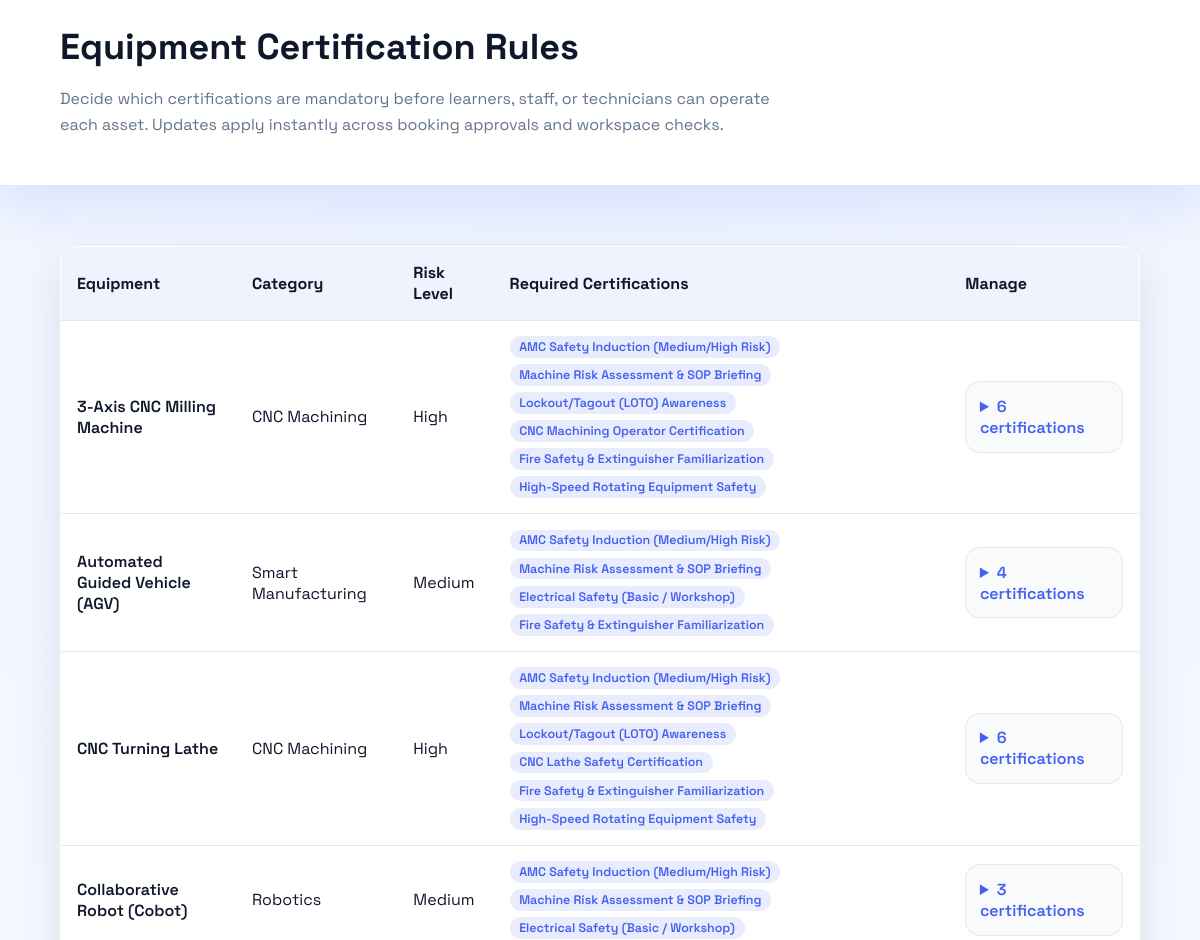
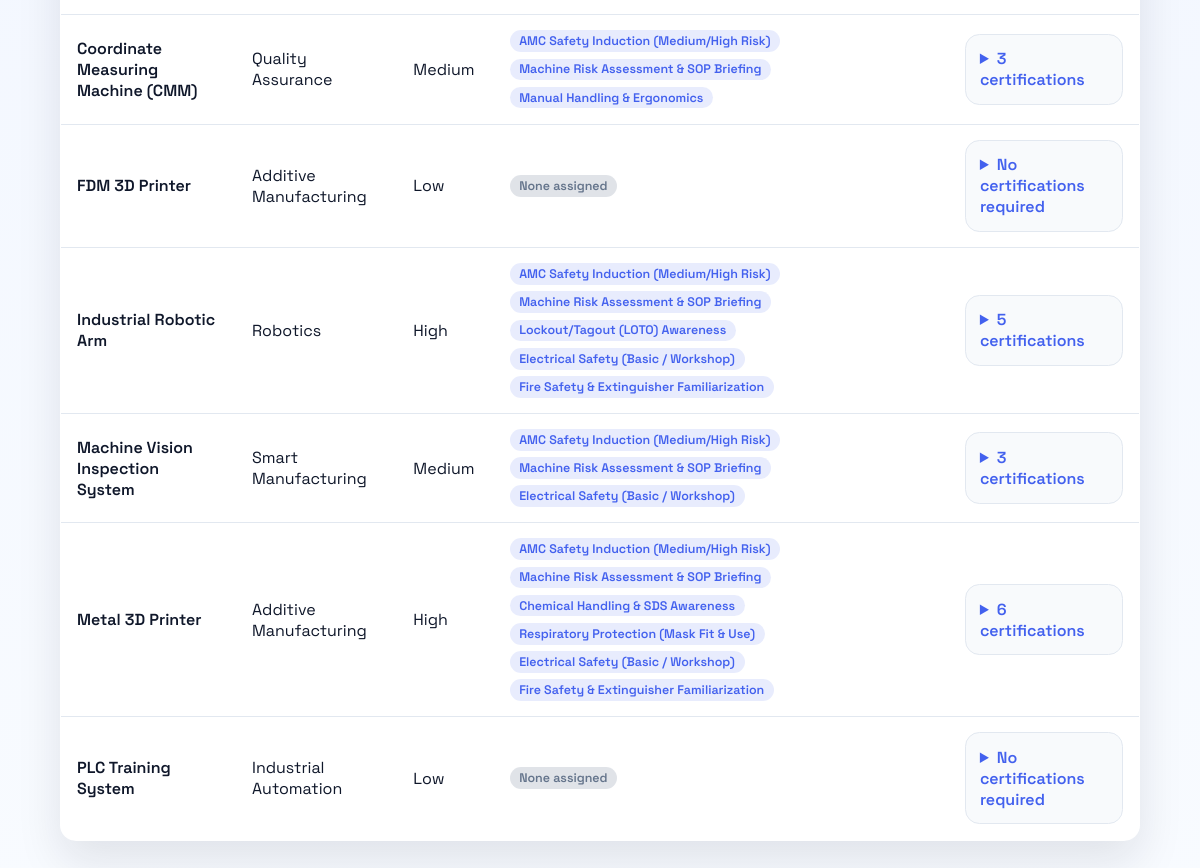
The app's page /admin-equipment-certs.php (signed in) with its own data (2 pictures, top to bottom).
### tables this page shows
CREATE TABLE `equipment` (
  `equipment_id` bigint(20) NOT NULL,
  `serial_no` varchar(80) DEFAULT NULL,
  `name` varchar(120) NOT NULL,
  `category` varchar(60) NOT NULL,
  `location` varchar(80) DEFAULT NULL,
  `manufacturer` varchar(80) DEFAULT NULL,
  `model` varchar(80) DEFAULT NULL,
  `risk_level` enum('low','medium','high') NOT NULL DEFAULT 'low',
  `current_status` enum('operational','maintenance','faulty') NOT NULL DEFAULT 'operational',
  `status_updated_at` datetime NOT NULL DEFAULT current_timestamp(),
  `status_updated_by` bigint(20) DEFAULT NULL,
  `notes` text DEFAULT NULL,
  `created_at` datetime NOT NULL DEFAULT current_timestamp(),
  `updated_at` datetime NOT NULL DEFAULT current_timestamp() ON UPDATE current_timestamp()
);

### admin-equipment-certs.php (the view, shortened to what this page needs)
<?php
require_once __DIR__ . '/db.php';
$equipmentList = [];
$equipmentResult = mysqli_query($conn, 'SELECT equipment_id, name, category, risk_level FROM equipment ORDER BY name ASC');
if ($equipmentResult instanceof mysqli_result) {
    while ($row = mysqli_fetch_assoc($equipmentResult)) {
        $equipmentId = isset($row['equipment_id']) ? (int) $row['equipment_id'] : 0;
        $name = trim((string) ($row['name'] ?? ''));
        $category = trim((string) ($row['category'] ?? ''));
        $riskLevel = trim((string) ($row['risk_level'] ?? ''));
        $equipmentList[] = [
            'id' => $equipmentId,
            'name' => $name,
            'category' => $category,
            'risk_level' => $riskLevel,
        ];
    }
}
$certifications = [];
$certLookup = [];
$certResult = mysqli_query($conn, 'SELECT cert_id, name, description FROM certifications ORDER BY name ASC');
if ($certResult instanceof mysqli_result) {
    while ($row = mysqli_fetch_assoc($certResult)) {
        $certId = isset($row['cert_id']) ? (int) $row['cert_id'] : 0;
        $name = trim((string) ($row['name'] ?? 'Certification #' . $certId));
        $description = trim((string) ($row['description'] ?? ''));
        $certifications[] = [
            'id' => $certId,
            'name' => $name,
            'description' => $description,
        ];
        $certLookup[$certId] = $name;
    }
}
$equipmentCertMap = [];
$mapResult = mysqli_query($conn, 'SELECT equipment_id, cert_id FROM equipment_required_certs');
if ($mapResult instanceof mysqli_result) {
    while ($row = mysqli_fetch_assoc($mapResult)) {
        $equipmentId = isset($row['equipment_id']) ? (int) $row['equipment_id'] : 0;
        $certId = isset($row['cert_id']) ? (int) $row['cert_id'] : 0;
        if (!isset($equipmentCertMap[$equipmentId])) {
            $equipmentCertMap[$equipmentId] = [];
        }
        $equipmentCertMap[$equipmentId][$certId] = true;
    }
}
?>
<!DOCTYPE html>
<html lang="en">
    <head>
    </head>
    <body>
        <header id="top">
            <h1>Equipment Certification Rules</h1>
            <p class="lede">
                Decide which certifications are mandatory before learners, staff, or technicians can
                operate each asset. Updates apply instantly across booking approvals and workspace
                checks.
            </p>
        </header>
        <main>
            <?php if (empty($equipmentList) || empty($certifications)): ?>
                <p class="lede">Add equipment and certifications to start configuring requirements.</p>
            <?php else: ?>
                <table>
                    <thead>
                        <tr>
                            <th>Equipment</th>
                            <th>Category</th>
                            <th>Risk Level</th>
                            <th>Required Certifications</th>
                            <th>Manage</th>
                        </tr>
                    </thead>
                    <tbody>
                        <?php foreach ($equipmentList as $equipment): ?>
                            <?php
                                $equipmentId = (int) $equipment['id'];
                                $currentCerts = array_keys($equipmentCertMap[$equipmentId] ?? []);
                                $currentNames = [];
                                foreach ($currentCerts as $certId) {
                                    if (isset($certLookup[$certId])) {
                                        $currentNames[] = $certLookup[$certId];
                                    }
                                }
                                $summary = empty($currentNames)
                                    ? 'No certifications required'
                                    : count($currentNames) . ' certification' . (count($currentNames) === 1 ? '' : 's');
                            ?>
                            <tr>
                                <td data-label="Equipment" class="equipment-name"><?php echo htmlspecialchars($equipment['name'], ENT_QUOTES); ?></td>
                                <td data-label="Category"><?php echo htmlspecialchars($equipment['category'] !== '' ? $equipment['category'] : 'Uncategorized', ENT_QUOTES); ?></td>
                                <td data-label="Risk Level"><?php echo htmlspecialchars(ucfirst($equipment['risk_level'] ?: 'unknown'), ENT_QUOTES); ?></td>
                                <td data-label="Required Certifications">
                                    <div class="taglist">
                                        <?php if (empty($currentNames)): ?>
                                            <span class="tag empty">None assigned</span>
                                        <?php else: ?>
                                            <?php foreach ($currentNames as $name): ?>
                                                <span class="tag"><?php echo htmlspecialchars($name, ENT_QUOTES); ?></span>
                                            <?php endforeach; ?>
                                        <?php endif; ?>
                                    </div>
                                </td>
                                <td data-label="Manage">
                                    <details class="manager">
                                        <summary><?php echo htmlspecialchars($summary, ENT_QUOTES); ?></summary>
                                    </details>
                                </td>
                            </tr>
                        <?php endforeach; ?>
                    </tbody>
                </table>
            <?php endif; ?>
        </main>
    </body>
</html>

### admin-equipment-certs.php (style rules this page uses)
:root { --bg: #f8fbff; --card: #ffffff; --accent: #4361ee; --muted: #64748b; --text: #0f172a; --border: #e2e8f0; font-size: 16px; }
* { box-sizing: border-box; }
body { margin: 0; font-family: "Space Grotesk", "Segoe UI", Tahoma, sans-serif; color: var(--text); background: radial-gradient(circle at top, #eef3ff, var(--bg)); min-height: 100vh; }
header { padding: 1.5rem clamp(1.5rem, 5vw, 4rem); background: var(--card); border-bottom: 1px solid var(--border); box-shadow: 0 24px 45px rgba(67, 97, 238, 0.12); position: sticky; top: 0; z-index: 10; }
main { padding: clamp(2rem, 5vw, 4rem); }
h1 { margin: 0; font-size: clamp(1.5rem, 3vw, 2.4rem); }
p.lede { color: var(--muted); max-width: 720px; line-height: 1.6; margin-bottom: 1.5rem; }
table { width: 100%; border-collapse: collapse; background: var(--card); border: 1px solid var(--border); border-radius: 1rem; overflow: hidden; box-shadow: 0 20px 45px rgba(15, 23, 42, 0.1); }
thead { background: rgba(67, 97, 238, 0.08); }
th, td { padding: 0.95rem 1rem; text-align: left; border-bottom: 1px solid var(--border); }
tbody tr:last-child td { border-bottom: none; }
.equipment-name { font-weight: 600; }
.taglist { display: flex; flex-wrap: wrap; gap: 0.4rem; }
.tag { padding: 0.18rem 0.6rem; border-radius: 999px; background: rgba(67, 97, 238, 0.12); color: var(--accent); font-size: 0.78rem; font-weight: 600; }
.tag.empty { background: rgba(100, 116, 139, 0.2); color: var(--muted); }
details.manager { border: 1px solid var(--border); border-radius: 0.9rem; padding: 0.85rem; background: #f8fafc; transition: box-shadow 0.2s ease; }
details summary { cursor: pointer; font-weight: 600; color: var(--accent); outline: none; }

### records on screen
equipment: name "3-Axis CNC Milling Machine", category "CNC Machining", risk_level "High", name "AMC Safety Induction (Medium/High Risk)", name "Machine Risk Assessment & SOP Briefing", name "Lockout/Tagout (LOTO) Awareness", name "CNC Machining Operator Certification", name "Fire Safety & Extinguisher Familiarization", name "High-Speed Rotating Equipment Safety", summary "6 certifications"
equipment: name "Automated Guided Vehicle (AGV)", category "Smart Manufacturing", risk_level "Medium", name "AMC Safety Induction (Medium/High Risk)", name "Machine Risk Assessment & SOP Briefing", name "Electrical Safety (Basic / Workshop)", name "Fire Safety & Extinguisher Familiarization", summary "4 certifications"
equipment: name "CNC Turning Lathe", category "CNC Machining", risk_level "High", name "AMC Safety Induction (Medium/High Risk)", name "Machine Risk Assessment & SOP Briefing", name "Lockout/Tagout (LOTO) Awareness", name "CNC Lathe Safety Certification", name "Fire Safety & Extinguisher Familiarization", name "High-Speed Rotating Equipment Safety", summary "6 certifications"
equipment: name "Collaborative Robot (Cobot)", category "Robotics", risk_level "Medium", name "AMC Safety Induction (Medium/High Risk)", name "Machine Risk Assessment & SOP Briefing", name "Electrical Safety (Basic / Workshop)", summary "3 certifications"
equipment: name "Coordinate Measuring Machine (CMM)", category "Quality Assurance", risk_level "Medium", name "AMC Safety Induction (Medium/High Risk)", name "Machine Risk Assessment & SOP Briefing", name "Manual Handling & Ergonomics", summary "3 certifications"
equipment: name "FDM 3D Printer", category "Additive Manufacturing", risk_level "Low", shows "None assigned", summary "No certifications required"
equipment: name "Industrial Robotic Arm", category "Robotics", risk_level "High", name "AMC Safety Induction (Medium/High Risk)", name "Machine Risk Assessment & SOP Briefing", name "Lockout/Tagout (LOTO) Awareness", name "Electrical Safety (Basic / Workshop)", name "Fire Safety & Extinguisher Familiarization", summary "5 certifications"
equipment: name "Machine Vision Inspection System", category "Smart Manufacturing", risk_level "Medium", name "AMC Safety Induction (Medium/High Risk)", name "Machine Risk Assessment & SOP Briefing", name "Electrical Safety (Basic / Workshop)", summary "3 certifications"
equipment: name "Metal 3D Printer", category "Additive Manufacturing", risk_level "High", name "AMC Safety Induction (Medium/High Risk)", name "Machine Risk Assessment & SOP Briefing", name "Chemical Handling & SDS Awareness", name "Respiratory Protection (Mask Fit & Use)", name "Electrical Safety (Basic / Workshop)", name "Fire Safety & Extinguisher Familiarization", summary "6 certifications"
equipment: name "PLC Training System", category "Industrial Automation", risk_level "Low", shows "None assigned", summary "No certifications required"
